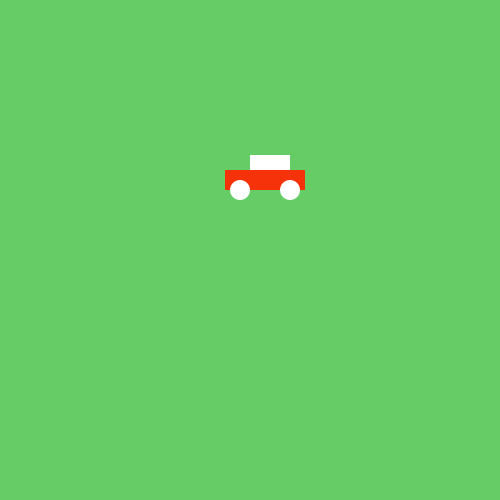
Frame 1 (no input)
Frame 60 (the mouse pressed at the canvas centre just before this capture): identical to frame 1, image omitted
Frame 120 (the mouse held since frame 60 and released just before this capture): identical to frame 1, image omitted

The Processing sketch that drew this single still picture (run headless with seeded random() and noise(); from frame 60 on, the mouse is pressed at the canvas centre):

// Processing sketch: Car
// ── Car.pde
void setup (){
  size(500,500);
}

int y = 400;
void draw(){  
  background(102,204,102);
  noStroke();
  rect(250, 155,40,20);
  fill(245,50,9); 
  rect(225, 170,80,20);
  fill(255,255,255);
  ellipse(250 - 10,190, 20,20);
  ellipse(250 + 40 ,190, 20,20);
}
